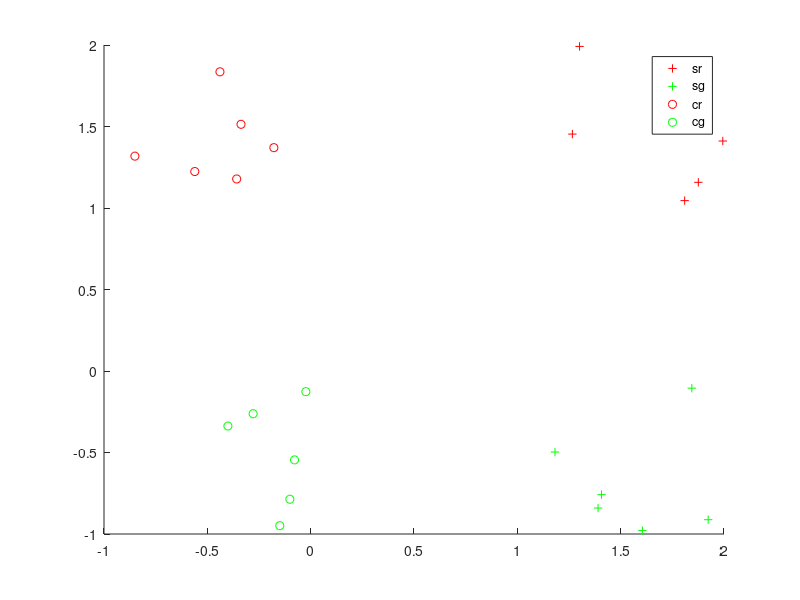

This chart was generated by the following MATLAB code: (Note: this script raises an error after producing the figure.)
% This script is a demo showing some simple decoding on toy data.
% The toy data are simple matlab matrices and no "real" fMRI or EEG data.

% run this many times

for n_rep = 1:50

%% output dir
% cfg.results.dir = 'toyexample'
cfg.results.write = 0;

%% Generate the toy data
% define number of "runs" and center means
nruns = 6; % lets simulate we have n runs

set_red_square.mean = [1 1]; 
set_red_circle.mean = [-1 1]; 
set_green_square.mean = [1 -1]; 
set_green_circle.mean = [-1 -1];


% generate the data

% uniform
data_r_s = rand(nruns, length(set_red_square.mean)) + repmat(set_red_square.mean, nruns, 1);
data_r_c = rand(nruns, length(set_red_circle.mean)) + repmat(set_red_circle.mean, nruns, 1);
data_g_s = rand(nruns, length(set_green_square.mean)) + repmat(set_green_square.mean, nruns, 1);
data_g_c = rand(nruns, length(set_green_circle.mean)) + repmat(set_green_circle.mean, nruns, 1);


% put all together in a data matrix
data = [data_r_s; data_r_c; data_g_s; data_g_c]; 

%% add data description
% save the labels

% first analysis: squares vs circles
s_c_labels = [ 1 * ones(size(data_r_s, 1), 1);
              -1 * ones(size(data_r_c, 1), 1);
               1 * ones(size(data_r_s, 1), 1);
              -1 * ones(size(data_r_c, 1), 1)];

% second analyis: red vs green 
r_g_labels = [ 1 * ones(size(data_r_s, 1), 1);
               1 * ones(size(data_r_c, 1), 1);
              -1 * ones(size(data_r_s, 1), 1);
              -1 * ones(size(data_r_c, 1), 1)];

          
% save the run
cfg.files.step = [1:size(data_r_s, 1), 1:size(data_r_c, 1), 1:size(data_g_s, 1), 1:size(data_g_c, 1)]';
          
% save a description
for ifile = 1:size(data, 1)
    if s_c_labels(ifile) == 1
        form = 'square';
    else
        form = 'cirlce';
    end
    
    if r_g_labels(ifile) == 1
        color = 'red';
    else
        color = 'gre';
    end
    
    cfg.files.name(ifile) = {sprintf('%s_%s_run%i', form, color, cfg.files.step(ifile))};
end
cfg.files.description = cfg.files.name;
% add an empty mask file
cfg.files.mask = '';

%% plot the data (if 2d)

if size(data, 2) == 2
    figure('name', 'data')

    hold all
    
    % plot s r
    filter = (s_c_labels == 1) & (r_g_labels == 1);
    plot(data(filter, 1), data(filter, 2), '+r');
    
    % plot s g
    filter = (s_c_labels == 1) & (r_g_labels == -1);
    plot(data(filter, 1), data(filter, 2), '+g');
    
    % plot c r
    filter = (s_c_labels == -1) & (r_g_labels == 1);
    plot(data(filter, 1), data(filter, 2), 'or');
    
    % plot c g
    filter = (s_c_labels == -1) & (r_g_labels == -1);
    plot(data(filter, 1), data(filter, 2), 'og');
end

legend({'sr', 'sg', 'cr', 'cg'})

%% create the design matrix

% set labels square vs circle
cfg.files.label = s_c_labels;

% train: red squares vs red circles
% test: red squares vs red circles
cfg.files.xclass = r_g_labels == 1;
design1_1 = make_design_xclass(cfg);
% the same with inverse train & test set
cfg.files.xclass = ~cfg.files.xclass;
design1_2 = make_design_xclass(cfg);

% train: red squares vs green circles
% test: green squares vs red circles
cfg.files.xclass = xor(r_g_labels == 1, s_c_labels == 1);
design1_3 = make_design_xclass(cfg);
% same with inverse labels
cfg.files.xclass = ~cfg.files.xclass;
design1_4 = make_design_xclass(cfg);


% put all in 1 design
cfg.design.train = [design1_1.train design1_2.train design1_3.train design1_4.train];
cfg.design.test = [design1_1.test design1_2.test design1_3.test design1_4.test];
cfg.design.label = [design1_1.label design1_2.label design1_3.label design1_4.label];
cfg.design.set = ones(1, size(cfg.design.train, 2));

display_design(cfg)

%% Prepare data for passing
passed_data.data = data;
passed_data.mask_index = 1:size(data, 2); % use all voxels
passed_data.files = cfg.files;
passed_data.hdr = ''; % we don't need a header, because we don't write img-files as output (but mat-files)
passed_data.dim = [length(set_green_circle.mean), 1, 1]; % add dimension information of the original data

%% Add defaults for the remaining parameters that we did not specify
cfg = decoding_defaults(cfg);

% Set the analysis that should be performed (here we only want to do 1
% decoding)
cfg.analysis = 'wholebrain';
% cfg.analysis = 'searchlight';
cfg.results.output = {'accuracy', 'binomial_probability', 'model_parameters'};
% Set the output directory where data will be saved
% cfg.results.dir = ''; fullfile(pwd, 'toyresults');

cfg.verbose = 2; % you want all information to be printed on screen

%% Play around with the decoding parameters

% Parameters for libsvm (from their webpage):
% -s svm_type : set type of SVM (default 0)
% 	0 -- C-SVC
% 	1 -- nu-SVC
% 	2 -- one-class SVM
% 	3 -- epsilon-SVR
% 	4 -- nu-SVR
% -t kernel_type : set type of kernel function (default 2)
% 	0 -- linear: u'*v
% 	1 -- polynomial: (gamma*u'*v + coef0)^degree
% 	2 -- radial basis function: exp(-gamma*|u-v|^2)
% 	3 -- sigmoid: tanh(gamma*u'*v + coef0)
% -d degree : set degree in kernel function (default 3)
% -g gamma : set gamma in kernel function (default 1/num_features)
% -r coef0 : set coef0 in kernel function (default 0)
% -c cost : set the parameter C of C-SVC, epsilon-SVR, and nu-SVR (default 1)
% -n nu : set the parameter nu of nu-SVC, one-class SVM, and nu-SVR (default 0.5)
% -p epsilon : set the epsilon in loss function of epsilon-SVR (default 0.1)
% -m cachesize : set cache memory size in MB (default 100)
% -e epsilon : set tolerance of termination criterion (default 0.001)
% -h shrinking: whether to use the shrinking heuristics, 0 or 1 (default 1)
% -b probability_estimates: whether to train a SVC or SVR model for probability estimates, 0 or 1 (default 0)
% -wi weight: set the parameter C of class i to weight*C, for C-SVC (default 1)
% 
% The k in the -g option means the number of attributes in the input data.

% RBF
cfg.decoding.train.classification.model_parameters = '-s 0 -t 0 -c 1 -b 0';

% default: cost = 1
% cfg.decoding.train.classification.model_parameters = '-s 0 -t 0 -c 1 -b 0';

% very high costs: points lie on the boundary
% cfg.decoding.train.classification.model_parameters = '-s 0 -t 0 -c 1000 -b 0';

% very low costs: points lie far away from the boundary
% cfg.decoding.train.classification.model_parameters = '-s 0 -t 0 -c 0.01 -b 0';



%% Run decoding
[results, cfg] = decoding(cfg, passed_data)
acc(n_rep) =  results.accuracy

%% end rep
end

%% predict some values to create a meshgrid
if size(data, 2) == 2

    hold on

    model = results.model_parameters.output(1).model(4)

    [X, Y] = meshgrid(-2:.1:2);
    Z = X;
    [predicted, acc, decision_values] = svmpredict(zeros(size(X(:))),[X(:), Y(:)],model,cfg.decoding.test.classification.model_parameters);
    Z(:) = decision_values;
    hold on
    contour(X,Y,Z, -1:1);   
    hold off
end
